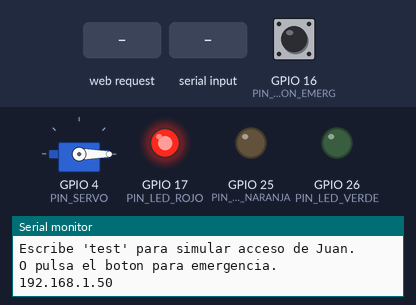
Recording of a sketch running on a simulated ESP32. On the bench: servo, output pins drawn as LEDs (lit = HIGH), the last lines printed to the serial monitor. Inputs (shaded band) come from the test bench; at power-on: GPIO 16 (PIN_BOTON_EMERG) HIGH. WiFi joins after 1.5 s; servers stay silent unless stated; uploads are accepted with an empty reply.

Above: at 5.9 s.
6.0 s: GPIO 16 (PIN_BOTON_EMERG) pulled LOW for 0.15 s
At 6.15 s:
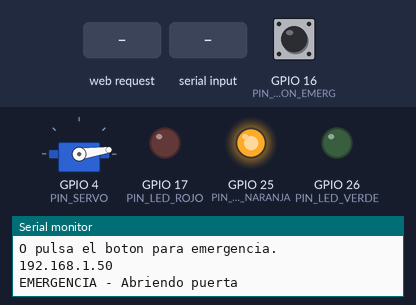
At 8.4 s:
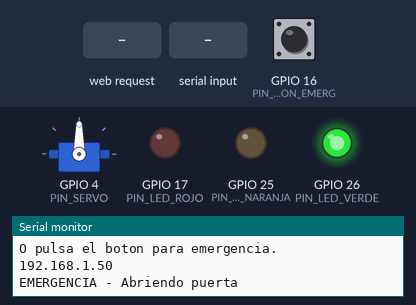
9.0 s: HTTP request GET /id?id=test received
12.0 s: "test\n" received over Serial
At 12.51 s:
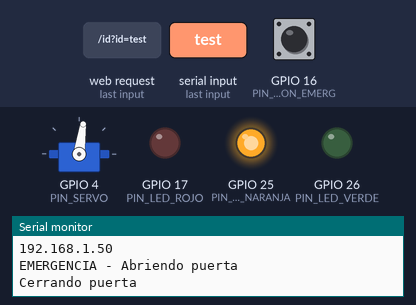
Timing chart, 0 to 15.2 s (numbered marks = the images above; inputs shaded):
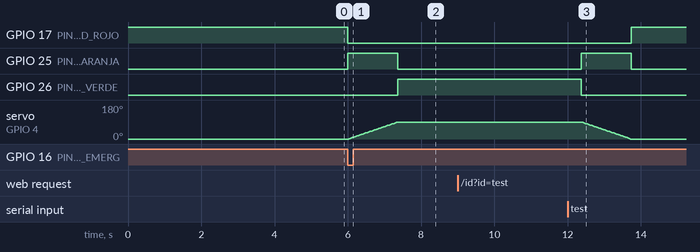

The sketch:

esp32_tracesafe.ino
```cpp
#include "config.h"
#include <ESP32Servo.h>
#include <HTTPClient.h>
#include <WebServer.h>
#include <WiFi.h>
#include <WiFiClientSecure.h>

// Servo
Servo servo;

// Estado interno
bool puertaAbierta = false;

// Ruta Firebase
const String RTDB_PATH = String(FIREBASE_RTDB_URL) + "/access_requests.json";

WebServer server(80);

// ======================================================
// Convierte los 4 bytes uid[] a String hex ("019E989D")
// ======================================================
String uidToString(BrazaleteUsuario *usuario) {
  String uid = "";
  for (int i = 0; i < 4; i++) {
    if (usuario->uid[i] < 0x10)
      uid += "0";
    uid += String(usuario->uid[i], HEX);
  }
  uid.toUpperCase();
  return uid;
}

// ======================================================
// Recibe el ID numérico del otro ESP y lanza el flujo
// ======================================================
void recibirID() {
  if (!server.hasArg("id")) {
    server.send(400, "text/plain", "Falta parametro id");
    return;
  }

  int idRecibido = server.arg("id").toInt();
  Serial.print("ID recibido: ");
  Serial.println(idRecibido);

  // id=1 → BRACELET_USERS[0] (Arturo)
  // id=2 → BRACELET_USERS[1] (Juan)
  // ... etc.
  if (idRecibido >= 1 && idRecibido <= NUM_USUARIOS) {
    BrazaleteUsuario *usuario = &BRACELET_USERS[idRecibido - 1];
    String uid = uidToString(usuario);

    Serial.print("Usuario: ");
    Serial.println(usuario->nombre);
    Serial.print("UID: ");
    Serial.println(uid);

    server.send(200, "text/plain", "OK");
    esperarAutorizacion(uid, usuario);
  } else {
    Serial.println("ID fuera de rango");
    server.send(400, "text/plain", "ID fuera de rango");
  }
}

void setup() {
  Serial.begin(115200);

  servo.attach(PIN_SERVO);
  servo.write(0);

  pinMode(PIN_LED_ROJO, OUTPUT);
  pinMode(PIN_LED_NARANJA, OUTPUT);
  pinMode(PIN_LED_VERDE, OUTPUT);
  pinMode(PIN_BOTON_EMERG, INPUT_PULLUP);

  estadoCerrado();

  conectarWiFi();

  Serial.println("Iniciando reset Firebase...");
  resetearFirebase();

  Serial.println("Sistema listo.");
  Serial.println("Escribe 'test' para simular acceso de Juan.");
  Serial.println("O pulsa el boton para emergencia.");
  Serial.println(WiFi.localIP());

  server.on("/id", recibirID);
  server.begin();
}

void loop() {
  server.handleClient();

  // Botón de emergencia
  if (digitalRead(PIN_BOTON_EMERG) == LOW && !puertaAbierta) {
    Serial.println("EMERGENCIA - Abriendo puerta");
    abrirPuerta();
    delay(5000);
    Serial.println("Cerrando puerta");
    cerrarPuerta();
    Serial.println("Sistema listo.");
    delay(500);
    return;
  }

  // Test por Serial Monitor — escribe "test" para simular Juan
  static String serialBuf = "";

  while (Serial.available()) {
    char c = (char)Serial.read();

    if (c == '\n' || c == '\r') {
      serialBuf.trim();

      if (serialBuf == "test") {
        Serial.println("[TEST] Simulando tarjeta de Juan...");
        BrazaleteUsuario *juan = &BRACELET_USERS[1]; // id=2 → Juan
        esperarAutorizacion(uidToString(juan), juan);
      }

      serialBuf = "";
    } else {
      serialBuf += c;
    }
  }
}

// ======================================================
// FLUJO PRINCIPAL: escribe solicitud → espera respuesta app
// ======================================================

void esperarAutorizacion(String uid, BrazaleteUsuario *usuario) {
  if (!escribirSolicitud(uid, usuario)) {
    Serial.println("Error Firebase al escribir solicitud");
    return;
  }

  Serial.println("Solicitud enviada a Firebase.");
  Serial.println("Esperando respuesta de la app...");

  unsigned long inicio = millis();
  const unsigned long TIMEOUT_MS = 30000;

  String estado = "pending";

  while (millis() - inicio < TIMEOUT_MS) {
    delay(1500);

    estado = leerEstado();
    Serial.println("Estado Firebase: " + estado);

    if (estado == "approved") {
      Serial.println("Autorizado. Abriendo puerta.");
      abrirPuerta();
      delay(5000);
      Serial.println("Cerrando puerta.");
      cerrarPuerta();
      break;
    }

    if (estado == "denied") {
      Serial.println("Acceso denegado por la app.");
      accesoDenegado();
      break;
    }
  }

  if (estado == "pending") {
    Serial.println("Sin respuesta de la app. Timeout.");
    accesoDenegado();
  }

  resetearFirebase();
  Serial.println("Sistema listo.");
}

// ======================================================
// Firebase
// ======================================================

bool escribirSolicitud(String uid, BrazaleteUsuario *usuario) {
  if (WiFi.status() != WL_CONNECTED) {
    Serial.println("Sin WiFi. No se puede enviar solicitud.");
    return false;
  }

  WiFiClientSecure client;
  client.setInsecure();

  HTTPClient http;
  http.begin(client, RTDB_PATH);
  http.addHeader("Content-Type", "application/json");

  String body = "{\"status\":\"pending\","
                "\"braceletId\":\"" +
                uid +
                "\","
                "\"userName\":\"" +
                String(usuario->nombre) +
                "\","
                "\"userId\":\"" +
                String(usuario->firebaseUid) +
                "\","
                "\"timestamp\":" +
                String(millis()) + "}";

  int code = http.PUT(body);
  http.end();

  Serial.println("PUT Firebase HTTP " + String(code));

  return (code == 200);
}

String leerEstado() {
  WiFiClientSecure client;
  client.setInsecure();

  HTTPClient http;
  http.begin(client, RTDB_PATH);

  int code = http.GET();

  if (code != 200) {
    http.end();
    return "error";
  }

  String payload = http.getString();
  http.end();

  int idx = payload.indexOf("\"status\":\"");
  if (idx == -1)
    return "error";

  idx += 10;
  int fin = payload.indexOf("\"", idx);

  return payload.substring(idx, fin);
}

void resetearFirebase() {
  if (WiFi.status() != WL_CONNECTED)
    return;

  WiFiClientSecure client;
  client.setInsecure();

  HTTPClient http;
  http.begin(client, RTDB_PATH);
  http.addHeader("Content-Type", "application/json");

  String body = "{\"status\":\"idle\","
                "\"braceletId\":\"\","
                "\"userName\":\"\","
                "\"userId\":\"\","
                "\"timestamp\":0}";

  http.PUT(body);
  http.end();
}

// ======================================================
// WiFi
// ======================================================

void conectarWiFi() {
  Serial.println("Conectando WiFi...");
  WiFi.begin(WIFI_SSID, WIFI_PASSWORD);

  int intentos = 0;

  while (WiFi.status() != WL_CONNECTED && intentos < 40) {
    delay(500);
    Serial.print(".");
    intentos++;
  }

  Serial.println();

  if (WiFi.status() == WL_CONNECTED) {
    Serial.println("WiFi conectado");
    Serial.println(WiFi.localIP());
    delay(3000);
  } else {
    Serial.println("No se pudo conectar a WiFi");
  }
}

// ======================================================
// Hardware
// ======================================================

void estadoCerrado() {
  digitalWrite(PIN_LED_ROJO, HIGH);
  digitalWrite(PIN_LED_NARANJA, LOW);
  digitalWrite(PIN_LED_VERDE, LOW);
}

void estadoMovimiento() {
  digitalWrite(PIN_LED_ROJO, LOW);
  digitalWrite(PIN_LED_NARANJA, HIGH);
  digitalWrite(PIN_LED_VERDE, LOW);
}

void estadoAbierto() {
  digitalWrite(PIN_LED_ROJO, LOW);
  digitalWrite(PIN_LED_NARANJA, LOW);
  digitalWrite(PIN_LED_VERDE, HIGH);
}

void abrirPuerta() {
  estadoMovimiento();

  for (int pos = 0; pos <= 90; pos++) {
    servo.write(pos);
    delay(15);
  }

  puertaAbierta = true;
  estadoAbierto();
}

void cerrarPuerta() {
  estadoMovimiento();

  for (int pos = 90; pos >= 0; pos--) {
    servo.write(pos);
    delay(15);
  }

  puertaAbierta = false;
  estadoCerrado();
}

void accesoDenegado() {
  for (int i = 0; i < 3; i++) {
    digitalWrite(PIN_LED_ROJO, HIGH);
    delay(200);
    digitalWrite(PIN_LED_ROJO, LOW);
    delay(200);
  }

  estadoCerrado();
}
```

config.h
```cpp
#pragma once

// ─── WiFi ────────────────────────────────────────────────────────────────────
#define WIFI_SSID "RubahWifi"
#define WIFI_PASSWORD "4ccm7veh"

// ─── Firebase Realtime Database ──────────────────────────────────────────────
// Firebase Console → Realtime Database → panel superior (URL terminada en
// .firebaseio.com)
#define FIREBASE_RTDB_URL "https://tracesafe-7f238-default-rtdb.firebaseio.com"

// ─── Usuarios autorizados
// ───────────────────────────────────────────────────── Cada entrada vincula un
// brazalete RFID con un usuario de Firebase Auth.
//
// ¿Dónde encuentro el firebaseUid?
//   Firebase Console → Build → Authentication → Users → columna "User UID"
//
struct BrazaleteUsuario {
  byte uid[4];             // UID físico del brazalete
  const char *firebaseUid; // UID del usuario en Firebase Auth
  const char *nombre;      // Nombre que aparece en la app
};

static BrazaleteUsuario BRACELET_USERS[] = {
    {{0x01, 0x9E, 0x98, 0x9D},
     "ka49ivYMtYWGEX6XUhmBsRTC5FP2",
     "Arturo"},                                                         // id=1
    {{0x11, 0xEF, 0xD4, 0x5D}, "O5SCuUuuaaPSfYjTNjyhXeYgVeG2", "Juan"}, // id=2
    {{0xCA, 0x1C, 0x47, 0x77},
     "K55Vmwhh56S4wjRwIGKwmxkb4X13",
     "Mercedes"},                                                        // id=3
    {{0xFE, 0xAF, 0x26, 0x47}, "Q1sLd4hIslPJCfPAbymrWwg9oOh1", "Ruben"}, // id=4
    {{0x0E, 0xEE, 0xE2, 0x19}, "UWQmIsiquQT1WO5qO5rVxg6MxYh1", "Raul"},  // id=5
    {{0x08, 0x09, 0xAF, 0xBF}, "fntMn9aaFBOkkG7g6qtuR5T2kf92", "Santi"}  // id=6

};
static const int NUM_USUARIOS =
    sizeof(BRACELET_USERS) / sizeof(BRACELET_USERS[0]);

// ─── Pines ESP32 DEVKITV1 (WROOM-32) ────────────────────────────────────────
// ⚠️  GPIO 6-11: reservados para flash interna → NO USAR
// ⚠️  GPIO 34,35,36,39: solo entrada → NO USAR como salida
// ⚠️  GPIO 1,3: UART TX/RX del Serial Monitor → NO USAR

// Actuadores / sensores
#define PIN_SERVO 4
#define PIN_LED_ROJO 17
#define PIN_LED_NARANJA 25
#define PIN_LED_VERDE 26
#define PIN_BOTON_EMERG 16

// LCD 16x2 modo 4-bit (RS, EN, D4, D5, D6, D7)
#define PIN_LCD_RS 13
#define PIN_LCD_EN 5
#define PIN_LCD_D4 23
#define PIN_LCD_D5 21
#define PIN_LCD_D6 32
#define PIN_LCD_D7 33
```

Measured:
- after the input at 6.0 s, GPIO 17 (PIN_LED_ROJO): HIGH → LOW at once; GPIO 25 (PIN_LED_NARANJA): LOW → HIGH at once, → LOW 1.4 s later; GPIO 26 (PIN_LED_VERDE): LOW → HIGH after 1.4 s; servo on GPIO 4 (PIN_SERVO): moves from 0° to 90° over 1.3 s, starting at once
- after the input at 9.0 s, every drawn part: stays the same
